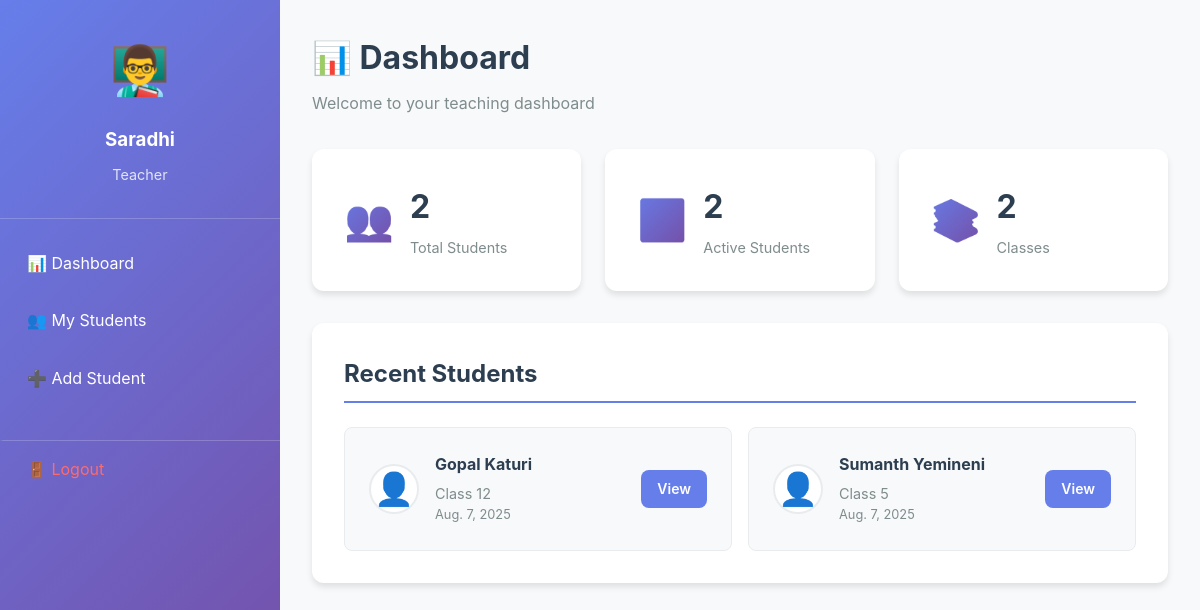
The app's page / (signed in) with its own data.
### students/models.py (models this page shows, shortened)
class Student(models.Model):
    GENDER_CHOICES=[
        ('M','Male'),('F','Female')
    ]
    CLASS_CHOICES=[
        ('1', 'Class 1'),
        ('2', 'Class 2'),
        ('3', 'Class 3'),
        ('4', 'Class 4'),
        ('5', 'Class 5'),
        ('6', 'Class 6'),
        ('7', 'Class 7'),
        ('8', 'Class 8'),
        ('9', 'Class 9'),
        ('10', 'Class 10'),
        ('11', 'Class 11'),
        ('12', 'Class 12'),
    ]
    teacher=models.ForeignKey(User,on_delete=models.CASCADE,related_name='students')
    first_name=models.CharField(max_length=50)
    last_name=models.CharField(max_length=50)
    email=models.EmailField(blank=True)
    phone=models.CharField(max_length=15,blank=True)
    date_of_birth=models.DateField()
    gender=models.CharField(max_length=1,choices=GENDER_CHOICES)
    address=models.TextField(blank=True)
    class_level=models.CharField(max_length=2,choices=CLASS_CHOICES)
    parent_name=models.CharField(max_length=100)
    parent_email=models.EmailField(blank=True)
    parent_phone = models.CharField(max_length=15, blank=True)
    emergency_contact=models.CharField(max_length=15)
    photo=models.ImageField(upload_to='student_photos/',blank=True)
    enrollment_date=models.DateField(auto_now_add=True)
    is_active=models.BooleanField(default=True)
    notes=models.TextField(blank=True)
    class Meta:
        ordering=['first_name','last_name']
    @property
    def full_name(self):
        return f"{self.first_name} {self.last_name}"

### teachers/views.py (the view)
# urls.py: path('', views.dashboard_view, name='dashboard'),
@login_required
def dashboard_view(request):
    students = Student.objects.filter(teacher=request.user).order_by('-enrollment_date')
    context = {
        'students': students,
        'total_students': students.count(),
        'active_students': students.filter(is_active=True).count(),
        'recent_students': students[:5]
    }
    return render(request, 'teachers/dashboard.html', context)

### templates/teachers/dashboard.html (shortened to what this page needs)
{% extends "dashboard_base.html" %}
{% block content %}
<div class="dashboard-content">
    <div class="dashboard-header">
        <h1>📊 Dashboard</h1>
        <p>Welcome to your teaching dashboard</p>
    </div>
    <div class="stats-grid">
        <div class="stat-card">
            <div class="stat-icon">👥</div>
            <div class="stat-info">
                <h3>{{ total_students }}</h3>
                <p>Total Students</p>
            </div>
        </div>
        <div class="stat-card">
            <div class="stat-icon">✅</div>
            <div class="stat-info">
                <h3>{{ active_students }}</h3>
                <p>Active Students</p>
            </div>
        </div>
        <div class="stat-card">
            <div class="stat-icon">📚</div>
            <div class="stat-info">
                <h3>{{ students.count }}</h3>
                <p>Classes</p>
            </div>
        </div>
    </div>
    <div class="dashboard-section">
        <h2>Recent Students</h2>
        {% if recent_students %}
            <div class="students-grid">
                {% for student in recent_students %}
                    <div class="student-card">
                        <div class="student-avatar">
                            {% if student.photo %}
                                <img src="{{ student.photo.url }}" alt="{{ student.full_name }}">
                            {% else %}
                                👤
                            {% endif %}
                        </div>
                        <div class="student-info">
                            <h4>{{ student.full_name }}</h4>
                            <p>Class {{ student.class_level }}</p>
                            <p class="student-date">{{ student.enrollment_date }}</p>
                        </div>
                        <div class="student-actions">
                            <a href="{% url 'student_detail' student.pk %}" class="btn btn-small">View</a>
                        </div>
                    </div>
                {% endfor %}
            </div>
        {% else %}
            <div class="empty-state">
                <p>No students added yet.</p>
                <a href="{% url 'add_student' %}" class="btn btn-primary">Add Your First Student</a>
            </div>
        {% endif %}
    </div>
</div>
{% endblock %}

### templates/dashboard_base.html (shortened to what this page needs)
<!DOCTYPE html>
<html lang="en">
<head>
    {% load static %}
    <link rel="stylesheet" href="{% static 'css/style.css' %}">
</head>
<body class="dashboard-body">
    <div class="dashboard-container">
        <aside class="sidebar">
            <div class="sidebar-header">
                <div class="user-avatar">👨‍🏫</div>
                <h3>{{ user.get_full_name|default:user.username }}</h3>
                <p>Teacher</p>
            </div>
            <nav class="sidebar-nav">
                <a href="{% url 'dashboard' %}" class="nav-item">
                    📊 Dashboard
                </a>
                <a href="{% url 'my_students' %}" class="nav-item">
                    👥 My Students
                </a>
                <a href="{% url 'add_student' %}" class="nav-item">
                    ➕ Add Student
                </a>
                <a href="{% url 'logout' %}" class="nav-item logout-item">
                    🚪 Logout
                </a>
            </nav>
        </aside>
        <main class="main-content">
            {% block content %}
            {% endblock %}
        </main>
    </div>
</body>
</html>

### static/css/style.css (style rules this page uses)
* { margin: 0; padding: 0; box-sizing: border-box; }
body { font-family: -apple-system, BlinkMacSystemFont, 'Segoe UI', Roboto, sans-serif; line-height: 1.6; color: #333; background-color: #f8f9fa; }
.btn { display: inline-block; padding: 0.75rem 1.5rem; background-color: #667eea; color: white; text-decoration: none; border: none; border-radius: 8px; cursor: pointer; font-size: 1rem; font-weight: 600; transition: all 0.3s ease; text-align: center; }
.btn-small { padding: 0.5rem 1rem; font-size: 0.875rem; }
.dashboard-body { background-color: #f8f9fa; }
.dashboard-container { display: flex; min-height: 100vh; }
.sidebar { width: 280px; background: linear-gradient(135deg, #667eea 0%, #764ba2 100%); color: white; flex-shrink: 0; }
.sidebar-header { padding: 2rem 1.5rem; text-align: center; border-bottom: 1px solid rgba(255,255,255,0.2); }
.user-avatar { font-size: 3rem; margin-bottom: 1rem; }
.sidebar-header h3 { margin-bottom: 0.5rem; }
.sidebar-header p { color: rgba(255,255,255,0.8); font-size: 0.9rem; }
.sidebar-nav { padding: 1rem 0; }
.nav-item { display: block; padding: 1rem 1.5rem; color: white; text-decoration: none; transition: all 0.3s ease; border-left: 3px solid transparent; }
.logout-item { margin-top: 2rem; border-top: 1px solid rgba(255,255,255,0.2); padding-top: 1rem; color: #ff6b6b; }
.main-content { flex: 1; padding: 2rem; overflow-y: auto; }
.dashboard-content { max-width: 1200px; }
.dashboard-header h1 { color: #2c3e50; margin-bottom: 0.5rem; }
.dashboard-header p { color: #7f8c8d; margin-bottom: 2rem; }
.stats-grid { display: grid; grid-template-columns: repeat(auto-fit, minmax(250px, 1fr)); gap: 1.5rem; margin-bottom: 2rem; }
.stat-card { background: white; padding: 2rem; border-radius: 12px; box-shadow: 0 4px 6px rgba(0,0,0,0.1); display: flex; align-items: center; gap: 1rem; transition: transform 0.3s ease; }
.stat-icon { font-size: 2.5rem; background: linear-gradient(135deg, #667eea, #764ba2); background-clip: text; -webkit-background-clip: text; -webkit-text-fill-color: transparent; }
.stat-info h3 { font-size: 2rem; color: #2c3e50; margin-bottom: 0.25rem; }
.stat-info p { color: #7f8c8d; font-size: 0.9rem; }
.dashboard-section { background: white; padding: 2rem; border-radius: 12px; box-shadow: 0 4px 6px rgba(0,0,0,0.1); margin-bottom: 2rem; }
.dashboard-section h2 { color: #2c3e50; margin-bottom: 1.5rem; border-bottom: 2px solid #667eea; padding-bottom: 0.5rem; }
.students-grid { display: grid; grid-template-columns: repeat(auto-fill, minmax(300px, 1fr)); gap: 1rem; }
.student-card { background: #f8f9fa; padding: 1.5rem; border-radius: 8px; border: 1px solid #e9ecef; display: flex; align-items: center; gap: 1rem; }
.student-avatar { font-size: 2rem; width: 50px; height: 50px; display: flex; align-items: center; justify-content: center; background: white; border-radius: 50%; border: 2px solid #e9ecef; }
.student-info { flex: 1; }
.student-info h4 { color: #2c3e50; margin-bottom: 0.25rem; }
.student-info p { color: #7f8c8d; font-size: 0.9rem; margin: 0; }
.student-date { font-size: 0.8rem !important; }

### records on screen
Student: full_name "Gopal Katuri", class_level "12", enrollment_date "Aug. 7, 2025"
Student: full_name "Sumanth Yemineni", class_level "5", enrollment_date "Aug. 7, 2025"

### other values on screen
{{ user.get_full_name|default:user.username }} "Saradhi"
{{ total_students }} "2"
{{ active_students }} "2"
{{ students.count }} "2"
